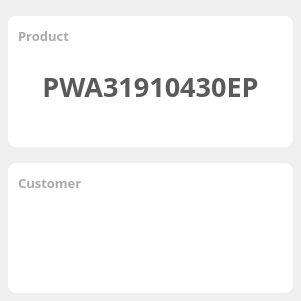
     <widget class="QWidget" name="gridLayoutWidget_2">
      <property name="geometry">
       <rect>
        <x>340</x>
        <y>-1</y>
        <width>301</width>
        <height>301</height>
       </rect>
      </property>
      <layout class="QGridLayout" name="frame_produto">
       <property name="leftMargin">
        <number>8</number>
       </property>
       <property name="topMargin">
        <number>16</number>
       </property>
       <property name="rightMargin">
        <number>8</number>
       </property>
       <property name="bottomMargin">
        <number>8</number>
       </property>
       <property name="spacing">
        <number>16</number>
       </property>
       <item row="0" column="0">
        <widget class="QWidget" name="product" native="true">
         <property name="styleSheet">
          <string notr="true">background-color:white;border-radius:8px;</string>
         </property>
         <widget class="QLabel" name="lbl_product">
          <property name="geometry">
           <rect>
            <x>10</x>
            <y>10</y>
            <width>101</width>
            <height>20</height>
           </rect>
          </property>
          <property name="font">
           <font>
            <family>Yu Gothic</family>
            <pointsize>10</pointsize>
            <weight>75</weight>
            <bold>true</bold>
           </font>
          </property>
          <property name="styleSheet">
           <string notr="true">color:rgb(170,170,170)</string>
          </property>
          <property name="text">
           <string>Product</string>
          </property>
          <property name="alignment">
           <set>Qt::AlignLeading|Qt::AlignLeft|Qt::AlignVCenter</set>
          </property>
         </widget>
         <widget class="QLabel" name="value_product">
          <property name="geometry">
           <rect>
            <x>0</x>
            <y>40</y>
            <width>285</width>
            <height>60</height>
           </rect>
          </property>
          <property name="font">
           <font>
            <family>Yu Gothic</family>
            <pointsize>20</pointsize>
            <weight>75</weight>
            <bold>true</bold>
           </font>
          </property>
          <property name="styleSheet">
           <string notr="true">background-color:transparent;color:rgb(90,90,90)</string>
          </property>
          <property name="text">
           <string>PWA31910430EP</string>
          </property>
          <property name="alignment">
           <set>Qt::AlignCenter</set>
          </property>
         </widget>
        </widget>
       </item>
       <item row="1" column="0">
        <widget class="QWidget" name="customer" native="true">
         <property name="styleSheet">
          <string notr="true">background-color:white;border-radius:8px;</string>
         </property>
         <widget class="QLabel" name="lbl_customer">
          <property name="geometry">
           <rect>
            <x>10</x>
            <y>10</y>
            <width>101</width>
            <height>20</height>
           </rect>
          </property>
          <property name="font">
           <font>
            <family>Yu Gothic</family>
            <pointsize>10</pointsize>
            <weight>75</weight>
            <bold>true</bold>
           </font>
          </property>
          <property name="styleSheet">
           <string notr="true">color:rgb(170,170,170)</string>
          </property>
          <property name="text">
           <string>Customer</string>
          </property>
          <property name="alignment">
           <set>Qt::AlignLeading|Qt::AlignLeft|Qt::AlignVCenter</set>
          </property>
         </widget>
         <widget class="QLabel" name="value_customer">
          <property name="geometry">
           <rect>
            <x>40</x>
            <y>50</y>
            <width>201</width>
            <height>61</height>
           </rect>
          </property>
          <property name="styleSheet">
           <string notr="true">border-image: url(:/Img/ingenicologo.png);</string>
          </property>
          <property name="text">
           <string/>
          </property>
         </widget>
        </widget>
       </item>
      </layout>
     </widget>
